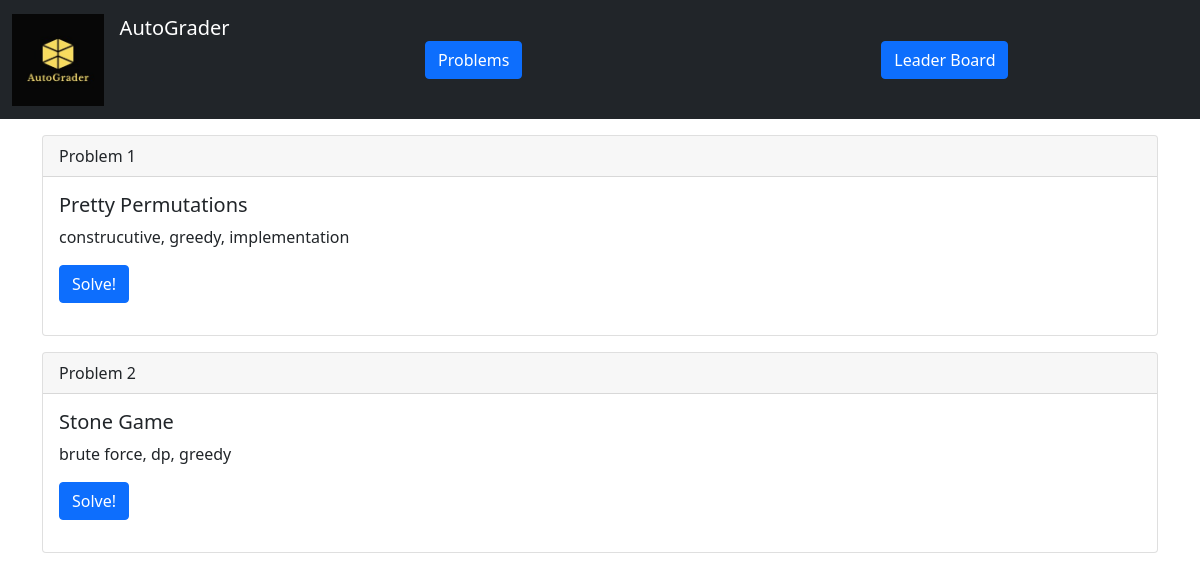
The page / on the database its author committed.
### home/models.py (models this page shows, shortened)
class Question(models.Model):
    question_id = models.IntegerField()
    text = models.TextField()
    input = models.TextField(default="")
    output = models.TextField(default="")
    name = models.CharField(default="", max_length=100)
    topics = models.CharField(default="", max_length=100)
    datetime = models.DateTimeField(auto_now_add=True, blank=True)

### home/views.py (the view)
# urls.py: path('', views.index, name='home'),
def index(request):
    arr = Question.objects.all()
    context = {
        "questions": arr
    }
    return render(request, 'index.html', context)

### templates/index.html
{% extends 'base.html' %} {%block title%}Home{%endblock title%} {%block body%}
{% for i in questions %}
<div class="container m-3 mx-auto">
  <div class="card">
    <div class="card-header">Problem {{i.question_id}}</div>
    <div class="card-body">
      <h5 class="card-title">{{i.name}}</h5>
      <p class="card-text">{{i.topics}}</p>
      <p>
        <a href={% url 'problem' id=i.question_id %} class="btn btn-primary"
          >Solve!</a
        >
      </p>
    </div>
  </div>
</div>
{% endfor %} {%endblock body%}

### rows shown on the page
Question: question_id "1", name "Pretty Permutations", topics "construcutive, greedy, implementation"
Question: question_id "2", name "Stone Game", topics "brute force, dp, greedy"
